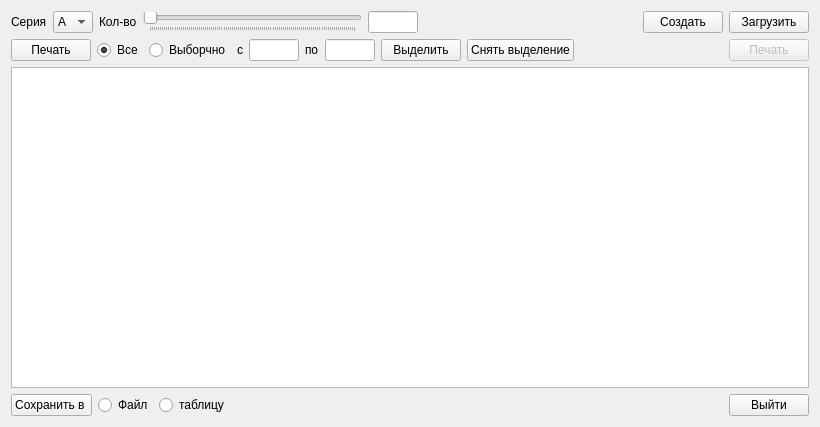
<?xml version="1.0" encoding="UTF-8"?>
<ui version="4.0">
 <class>WgtGenNum</class>
 <widget class="QWidget" name="WgtGenNum">
  <property name="geometry">
   <rect>
    <x>0</x>
    <y>0</y>
    <width>820</width>
    <height>427</height>
   </rect>
  </property>
  <property name="windowTitle">
   <string>Генерация номеров</string>
  </property>
  <property name="windowIcon">
   <iconset resource="res.qrc">
    <normaloff>:/img/barcode.png</normaloff>:/img/barcode.png</iconset>
  </property>
  <layout class="QVBoxLayout" name="verticalLayout">
   <item>
    <layout class="QHBoxLayout" name="horizontalLayout_2">
     <item>
      <widget class="QLabel" name="label_Seria">
       <property name="text">
        <string>Серия</string>
       </property>
      </widget>
     </item>
     <item>
      <widget class="QComboBox" name="comboBox">
       <item>
        <property name="text">
         <string>A</string>
        </property>
       </item>
       <item>
        <property name="text">
         <string>B</string>
        </property>
       </item>
       <item>
        <property name="text">
         <string>C</string>
        </property>
       </item>
       <item>
        <property name="text">
         <string>D</string>
        </property>
       </item>
       <item>
        <property name="text">
         <string>E</string>
        </property>
       </item>
       <item>
        <property name="text">
         <string>F</string>
        </property>
       </item>
       <item>
        <property name="text">
         <string>G</string>
        </property>
       </item>
       <item>
        <property name="text">
         <string>H</string>
        </property>
       </item>
       <item>
        <property name="text">
         <string>I</string>
        </property>
       </item>
       <item>
        <property name="text">
         <string>J</string>
        </property>
       </item>
       <item>
        <property name="text">
         <string>K</string>
        </property>
       </item>
       <item>
        <property name="text">
         <string>L</string>
        </property>
       </item>
       <item>
        <property name="text">
         <string>M</string>
        </property>
       </item>
       <item>
        <property name="text">
         <string>N</string>
        </property>
       </item>
      </widget>
     </item>
     <item>
      <widget class="QLabel" name="label_Cnt">
       <property name="text">
        <string>Кол-во</string>
       </property>
      </widget>
     </item>
     <item>
      <widget class="QSlider" name="horizontalSlider">
       <property name="minimum">
        <number>1</number>
       </property>
       <property name="maximum">
        <number>1000</number>
       </property>
       <property name="value">
        <number>1</number>
       </property>
       <property name="orientation">
        <enum>Qt::Horizontal</enum>
       </property>
       <property name="tickPosition">
        <enum>QSlider::TicksBelow</enum>
       </property>
      </widget>
     </item>
     <item>
      <widget class="QLineEdit" name="lineEdit_Cnt">
       <property name="minimumSize">
        <size>
         <width>50</width>
         <height>0</height>
        </size>
       </property>
       <property name="maximumSize">
        <size>
         <width>50</width>
         <height>16777215</height>
        </size>
       </property>
      </widget>
     </item>
     <item>
      <spacer name="horizontalSpacer_2">
       <property name="orientation">
        <enum>Qt::Horizontal</enum>
       </property>
       <property name="sizeHint" stdset="0">
        <size>
         <width>40</width>
         <height>20</height>
        </size>
       </property>
      </spacer>
     </item>
     <item>
      <widget class="QPushButton" name="pushButton_CreateBarcode">
       <property name="text">
        <string>Создать</string>
       </property>
       <property name="icon">
        <iconset resource="res.qrc">
         <normaloff>:/img/reload32.png</normaloff>:/img/reload32.png</iconset>
       </property>
      </widget>
     </item>
     <item>
      <widget class="QPushButton" name="pushButton_LoadNum">
       <property name="text">
        <string>Загрузить</string>
       </property>
       <property name="icon">
        <iconset resource="res.qrc">
         <normaloff>:/img/download32.png</normaloff>:/img/download32.png</iconset>
       </property>
      </widget>
     </item>
    </layout>
   </item>
   <item>
    <layout class="QHBoxLayout" name="horizontalLayout_3">
     <item>
      <widget class="QPushButton" name="pushButton_PrnAll">
       <property name="text">
        <string>Печать</string>
       </property>
       <property name="icon">
        <iconset resource="res.qrc">
         <normaloff>:/img/print.png</normaloff>:/img/print.png</iconset>
       </property>
      </widget>
     </item>
     <item>
      <widget class="QRadioButton" name="radioButton_All">
       <property name="text">
        <string>Все</string>
       </property>
       <property name="checked">
        <bool>true</bool>
       </property>
      </widget>
     </item>
     <item>
      <widget class="QRadioButton" name="radioButton_Select">
       <property name="text">
        <string>Выборчно</string>
       </property>
      </widget>
     </item>
     <item>
      <widget class="QLabel" name="label_bNum">
       <property name="text">
        <string>с</string>
       </property>
      </widget>
     </item>
     <item>
      <widget class="QLineEdit" name="lineEdit_bNum">
       <property name="minimumSize">
        <size>
         <width>50</width>
         <height>0</height>
        </size>
       </property>
       <property name="maximumSize">
        <size>
         <width>50</width>
         <height>16777215</height>
        </size>
       </property>
      </widget>
     </item>
     <item>
      <widget class="QLabel" name="label_eNum">
       <property name="text">
        <string>по</string>
       </property>
      </widget>
     </item>
     <item>
      <widget class="QLineEdit" name="lineEdit_eNum">
       <property name="minimumSize">
        <size>
         <width>50</width>
         <height>0</height>
        </size>
       </property>
       <property name="maximumSize">
        <size>
         <width>50</width>
         <height>16777215</height>
        </size>
       </property>
      </widget>
     </item>
     <item>
      <widget class="QPushButton" name="pushButton_Select">
       <property name="text">
        <string>Выделить</string>
       </property>
       <property name="icon">
        <iconset resource="res.qrc">
         <normaloff>:/img/select32.png</normaloff>:/img/select32.png</iconset>
       </property>
      </widget>
     </item>
     <item>
      <widget class="QPushButton" name="pushButton_UnSelect">
       <property name="text">
        <string>Снять выделение</string>
       </property>
       <property name="icon">
        <iconset resource="res.qrc">
         <normaloff>:/img/uncheck32.png</normaloff>:/img/uncheck32.png</iconset>
       </property>
      </widget>
     </item>
     <item>
      <spacer name="horizontalSpacer_3">
       <property name="orientation">
        <enum>Qt::Horizontal</enum>
       </property>
       <property name="sizeHint" stdset="0">
        <size>
         <width>40</width>
         <height>20</height>
        </size>
       </property>
      </spacer>
     </item>
     <item>
      <widget class="QPushButton" name="pushButton_Prn">
       <property name="enabled">
        <bool>false</bool>
       </property>
       <property name="text">
        <string>Печать</string>
       </property>
      </widget>
     </item>
    </layout>
   </item>
   <item>
    <widget class="QTableView" name="tableView"/>
   </item>
   <item>
    <layout class="QHBoxLayout" name="horizontalLayout">
     <item>
      <widget class="QPushButton" name="pushButton_SaveFile">
       <property name="text">
        <string>Сохранить в </string>
       </property>
       <property name="icon">
        <iconset resource="res.qrc">
         <normaloff>:/img/save32.png</normaloff>:/img/save32.png</iconset>
       </property>
      </widget>
     </item>
     <item>
      <widget class="QRadioButton" name="radioButton_File">
       <property name="text">
        <string>Файл</string>
       </property>
       <attribute name="buttonGroup">
        <string notr="true">buttonGroup</string>
       </attribute>
      </widget>
     </item>
     <item>
      <widget class="QRadioButton" name="radioButton_Db">
       <property name="text">
        <string>таблицу</string>
       </property>
       <attribute name="buttonGroup">
        <string notr="true">buttonGroup</string>
       </attribute>
      </widget>
     </item>
     <item>
      <spacer name="horizontalSpacer">
       <property name="orientation">
        <enum>Qt::Horizontal</enum>
       </property>
       <property name="sizeHint" stdset="0">
        <size>
         <width>40</width>
         <height>20</height>
        </size>
       </property>
      </spacer>
     </item>
     <item>
      <widget class="QPushButton" name="pushButton_Exit">
       <property name="text">
        <string>Выйти</string>
       </property>
       <property name="icon">
        <iconset resource="res.qrc">
         <normaloff>:/img/LogOut32.png</normaloff>:/img/LogOut32.png</iconset>
       </property>
      </widget>
     </item>
    </layout>
   </item>
  </layout>
 </widget>
 <resources>
  <include location="res.qrc"/>
 </resources>
 <connections/>
 <buttongroups>
  <buttongroup name="buttonGroup"/>
 </buttongroups>
</ui>
